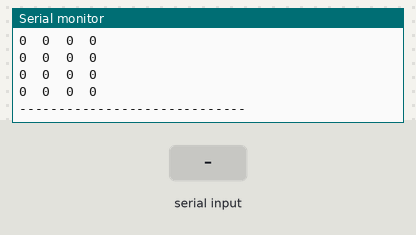
Bench run of a sketch on a simulated Arduino Uno, built with avr-gcc and run on an emulated ATmega328P. Shown: the last lines printed to the serial monitor. The test bench sets the inputs (shaded band).

Above: at 1.2 s.
1.3 s: "SET\n" received over Serial
At 2.5 s:
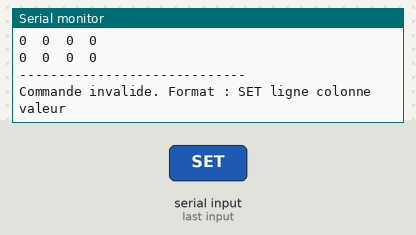
2.8 s: "GET\n" received over Serial
At 3.8 s:
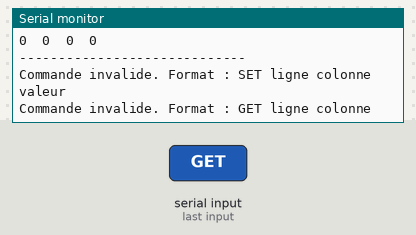
4.3 s: "90,45\n" received over Serial
At 4.9 s:
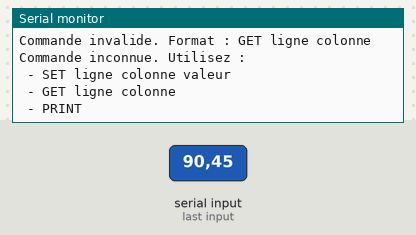
5.8 s: "SET 90 45 200\n" received over Serial
At 7.0 s:
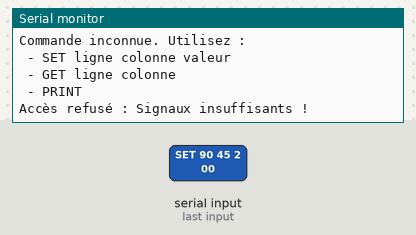
7.3 s: "GET 90 45\n" received over Serial
At 8.4 s:
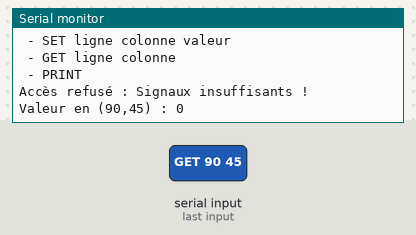

Measured:
- after the input at 1.3 s, the serial monitor: prints a new line at once (image 1)
- after the input at 2.8 s, the serial monitor: prints a new line at once (image 2)
- after the input at 4.3 s, the serial monitor: prints a new line at once (image 3)
- after the input at 5.8 s, the serial monitor: prints a new line at once (image 4)
- after the input at 7.3 s, the serial monitor: prints a new line at once (image 5)

The sketch:

mat_condition.ino
```cpp
const int numSignals = 2;  // Nombre de bits
const int signalPins[numSignals] = {2,3};  // Exemple avec 8 pins définis
const int clockInterval = 10;  // Intervalle de l'horloge en ms
unsigned long lastClock = 0;  // Dernière mise à jour du clock

// Matrice mémoire (8x4) : 8 lignes pour 4 octets
int memoryMatrix[8][4] = {0};  // Initialisation à 0

// Vérifie si l'accès à une colonne est autorisé
bool accessGranted(int col) {
    if (col < 0 || col >= 4) return false;  // Vérifie si la colonne est valide

    for (int i = 1; i < numSignals; i++) {
      if(digitalRead(signalPins[i]) == HIGH){ // Si un signal est OFF, refus*
        Serial.print("Pin ");
        Serial.print(i);
        Serial.print(" ouvert\n");
      }
    }
    return true;
}

// Modifie une valeur dans la mémoire si l'accès est autorisé
void setMemoryValue(int row, int col, int value) {
    if (accessGranted(col)) {
        memoryMatrix[row][col] = value;
        Serial.print("Mémoire mise à jour : (");
        Serial.print(row);
        Serial.print(",");
        Serial.print(col);
        Serial.print(") -> ");
        Serial.println(value, BIN);  // Affichage en binaire
        Serial.print("\n");
    } else {
        Serial.println("Accès refusé : Signaux insuffisants !");
    }
}

// Lit une valeur de la mémoire
int getMemoryValue(int row, int col) {
    return memoryMatrix[row][col];
}

// Affiche la mémoire en binaire
void printMemory() {
    Serial.println("État actuel de la mémoire :");
    Serial.println("-----------------------------");
    for (int i = 0; i < 8; i++) {
        for (int j = 0; j < 4; j++) {
            Serial.print(memoryMatrix[i][j], BIN);
            Serial.print("\t");
        }
        Serial.println();
    }
    Serial.println("-----------------------------");
}

void setup() {
    Serial.begin(2000000);

    // Configuration des pins d'entrée avec pull-up interne
    for (int i = 0; i < numSignals; i++) {
        pinMode(signalPins[i], INPUT_PULLUP);
    }

    Serial.print("Système mémoire prêt !\n");
    printMemory();
}

void loop() {
    // Vérification périodique
    unsigned long currentMillis = millis();
    if (currentMillis - lastClock >= clockInterval) {
        lastClock = currentMillis;
    }
    // Lecture des commandes série
    if (Serial.available() > 0) {
        String command = Serial.readStringUntil('\n');
        command.trim();

        if (command.startsWith("SET")) {
            // Format attendu : SET ligne colonne valeur
            int row, col, value;
            if (sscanf(command.c_str(), "SET %d %d %d", &row, &col, &value) == 3) {
                setMemoryValue(row, col, value);

            } else {
                Serial.println("Commande invalide. Format : SET ligne colonne valeur");
            }
        } else if (command.startsWith("GET")) {
            // Format attendu : GET ligne colonne
            int row, col;
            if (sscanf(command.c_str(), "GET %d %d", &row, &col) == 2) {
                Serial.print("Valeur en (");
                Serial.print(row);
                Serial.print(",");
                Serial.print(col);
                Serial.print(") : ");
                Serial.println(getMemoryValue(row, col), BIN);
            } else {
                Serial.println("Commande invalide. Format : GET ligne colonne");
            }
        } else if (command == "PRINT") {
            printMemory();
        } else {
            Serial.println("Commande inconnue. Utilisez :");
            Serial.println(" - SET ligne colonne valeur");
            Serial.println(" - GET ligne colonne");
            Serial.println(" - PRINT");
        }
    }
}
```
